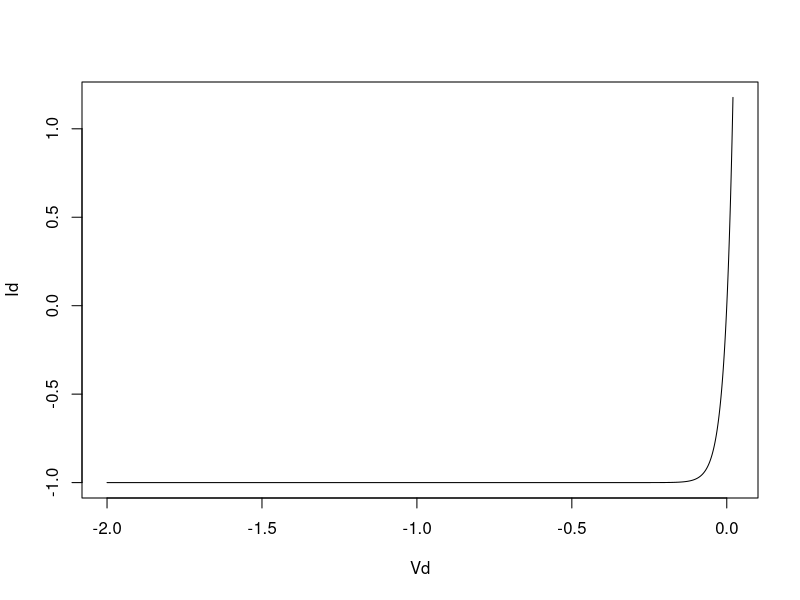

The R source for this figure:
Vt<- ((1.38*10^-23)/(1.6*10^-19))*(273+25)
Vd <- (-20000:200)/10000
Is <- (10^-12)

Id <- (10^12)*Is*(exp(Vd/(1*Vt))-1)
plot(Vd,Id,type='l')